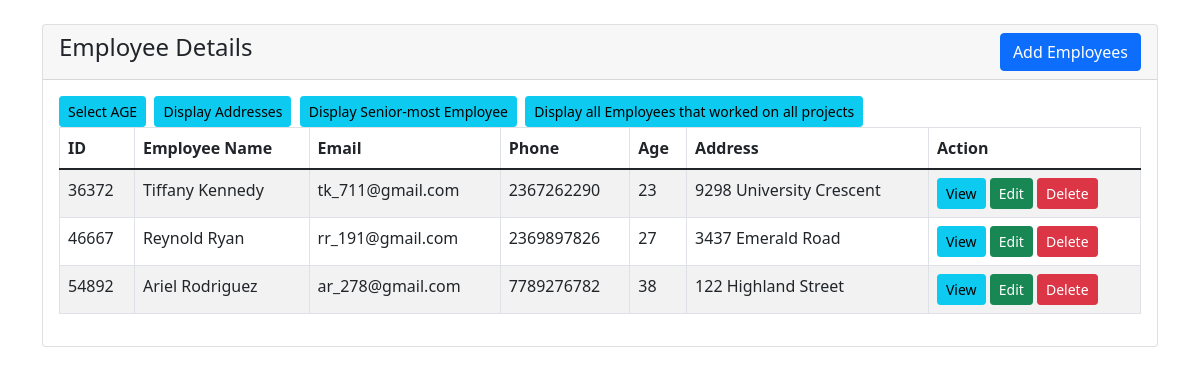
The app's page /home.php with its own data.
### tables this page shows
CREATE TABLE `employee` (
  `id` int(6) NOT NULL,
  `name` varchar(50) NOT NULL,
  `email` varchar(191) NOT NULL,
  `phone` bigint(225) NOT NULL,
  `age` int(2) NOT NULL,
  `address` varchar(50) NOT NULL
);

### home.php (the view, shortened to what this page needs)
<?php
    require 'connect.php';
?>
<!doctype html>
<html lang="en">
  <head>
 <link href="https://cdn.jsdelivr.net/npm/bootstrap@5.1.3/dist/css/bootstrap.min.css" rel="stylesheet">
</head>
<body>
    <div class="container mt-4">
        <div class="row">
            <div class="col-md-12">
                <div class="card">
                    <div class="card-header">
                        <h4>Employee Details
                            <a href="user-create.php" class="btn btn-primary float-end">Add Employees</a>
                        </h4>
                    </div>
                    <div class="card-body">
                        <table class="table table-bordered table-striped">
                            <thead>
                                <tr>
                                    <th>ID</th>
                                    <th>Employee Name</th>
                                    <th>Email</th>
                                    <th>Phone</th>
                                    <th>Age</th>
                                    <a href="user-selectage.php?id=<?= $employee['id']; ?>" class="btn btn-info btn-sm">Select AGE</a> &nbsp;
                                    <a href="user-projection.php?id=<?= $employee['id']; ?>" class="btn btn-info btn-sm">Display Addresses</a>&nbsp;
                                    <a href="user-agg.php?id=<?= $employee['id']; ?>" class="btn btn-info btn-sm">Display Senior-most Employee</a>&nbsp;
                                    <a href="user-division.php?id=<?= $employee['id']; ?>" class="btn btn-info btn-sm">Display all Employees that worked on all projects</a>
                                    <th>Address</th>
                                    <th>Action</th>
                                </tr>
                            </thead>
                            <tbody>
                                <?php
                                    $query = "SELECT * FROM employee";
                                    $query_run = mysqli_query($con, $query);
                                    if(mysqli_num_rows($query_run) > 0)
                                    {
                                        foreach($query_run as $employee)
                                        {
                                            ?>
                                            <tr>
                                                <td><?= $employee['id']; ?></td>
                                                <td><?= $employee['name']; ?></td>
                                                <td><?= $employee['email']; ?></td>
                                                <td><?= $employee['phone']; ?></td>
                                                <td><?= $employee['age']; ?></td>
                                                <td><?= $employee['address']; ?></td>
                                                <td>
                                                    <a href="user-view.php?id=<?= $employee['id']; ?>" class="btn btn-info btn-sm">View</a>
                                                    <a href="user-edit.php?id=<?= $employee['id']; ?>" class="btn btn-success btn-sm">Edit</a>
                                                    <form action="code.php" method="POST" class="d-inline">
                                                        <button type="submit" name="delete_employee" value="<?=$employee['id'];?>" class="btn btn-danger btn-sm">Delete</button>
                                                    </form>
                                                </td>
                                            </tr>
                                            <?php
                                        }
                                    }
                                    else
                                    {
                                        echo "<h5> No Record Found </h5>";
                                    }
                                ?>
                            </tbody>
                        </table>
                    </div>
                </div>
            </div>
        </div>
    </div>
</body>
</html>

### records on screen
employee: id "36372", name "Tiffany Kennedy", email "tk_711@gmail.com", phone "2367262290", age "23", address "9298 University Crescent"
employee: id "46667", name "Reynold Ryan", email "rr_191@gmail.com", phone "2369897826", age "27", address "3437 Emerald Road"
employee: id "54892", name "Ariel Rodriguez", email "ar_278@gmail.com", phone "7789276782", age "38", address "122 Highland Street"
